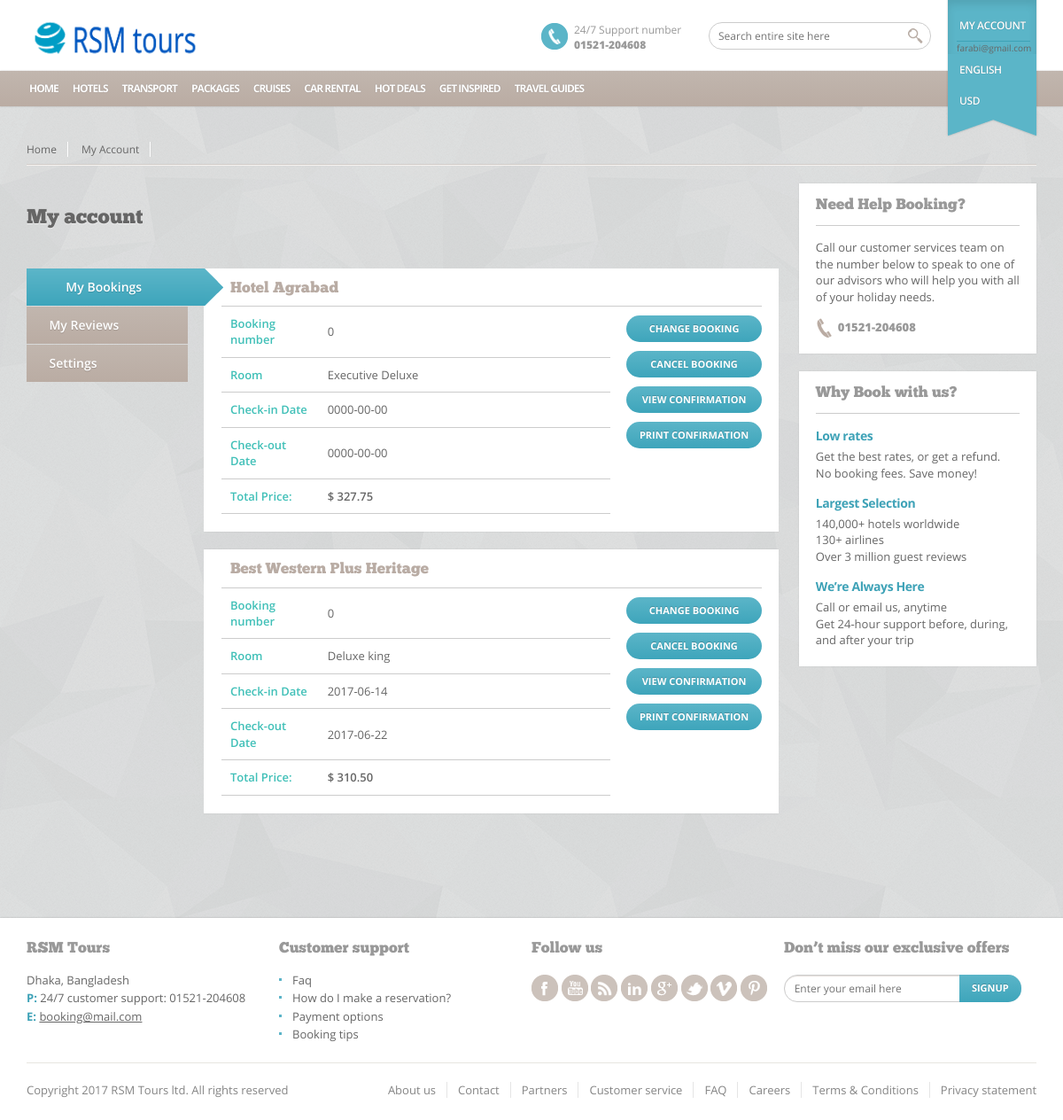
/my_account.php (signed in), run on the app's committed database.
### tables this page shows
CREATE TABLE `tbl_booking` (
  `id` int(11) NOT NULL,
  `bookingnumber` int(11) NOT NULL,
  `cmrid` int(11) NOT NULL,
  `hotelid` int(11) NOT NULL,
  `roomid` int(11) NOT NULL,
  `checkin` date NOT NULL,
  `checkout` date NOT NULL,
  `totalprice` float(10,2) NOT NULL
);

### lib/Database.php (called while the page is built, shortened)
<?php
Class Database{
	public $host = DB_HOST;
	public $user = DB_USER;
	public $pass = DB_PASS;
	public $dbname = DB_NAME;
	public $link;
	private function connectDB(){
		$this->link = new mysqli($this->host, $this->user, $this->pass, $this->dbname);
	}
	public function select($r){
		$result= $this->link->query($r) or die($this->link->error.__LINE__);
		if($result->num_rows > 0){
			return $result;
		} else{
			return false;
		}
	}
}

### lib/session.php (called while the page is built, shortened)
<?php
class Session
{
	public static function get($key){
		if (isset($_SESSION[$key])){
			return $_SESSION[$key];
		} else{
			return false;
		}
	}
}
?>

### my_account.php (the view, shortened to what this page needs)
<!DOCTYPE html>
<html>
<head>
	<link rel="stylesheet" href="css/style.css" type="text/css" media="screen,projection,print" />
	<link rel="stylesheet" href="css/prettyPhoto.css" type="text/css" media="screen" />
</head>
<body>
<?php
	include 'inc/header.php';
	if (!Session::get("cmrId") || Session::get("cmrId")==NULL){
		echo "<script>window.location='error.php';</script>";
	} else {
		$id = Session::get("cmrId");
	}
?>
	<div class="main" role="main">
		<div class="wrap clearfix">
			<div class="content clearfix">
				<nav role="navigation" class="breadcrumbs clearfix">
					<ul class="crumbs">
						<li><a href="#" title="Home">Home</a></li>
						<li><a href="#" title="My Account">My Account</a></li>
					</ul>
				</nav>
				<section class="three-fourth">
					<h1>My account</h1>
					<nav class="inner-nav">
						<ul>
							<li><a href="#MyBookings" title="My Bookings">My Bookings</a></li>
							<li><a href="#MyReviews" title="My Reviews">My Reviews</a></li>
							<li><a href="#MySettings" title="Settings">Settings</a></li>
						</ul>
					</nav>
<section id="MyBookings" class="tab-content">
			<?php
				$query = "SELECT tbl_booking.*, (SELECT type FROM tbl_room WHERE tbl_room.id = tbl_booking.roomid) AS type, (SELECT title FROM tbl_hotel WHERE tbl_hotel.id = tbl_booking.hotelid) AS title FROM tbl_booking WHERE cmrid = $id";
				$book = $db->select($query);
				if($book){
					while($rresult = $book->fetch_assoc()){
			?>
	<article class="bookings">
		<h1><a href="#"><?php echo $rresult['title'];?></a></h1>
		<div class="b-info">
			<table>
				<tr>
					<th>Booking number</th>
					<td><?php echo $rresult['bookingnumber'];?></td>
				</tr>
				<tr>
					<th>Room</th>
					<td><?php echo $rresult['type'];?></td>
				</tr>
				<tr>
					<th>Check-in Date</th>
					<td><?php echo $rresult['checkin'];?></td>
				</tr>
				<tr>
					<th>Check-out Date</th>
					<td><?php echo $rresult['checkout'];?></td>
				</tr>
				<tr>
					<th>Total Price:</th>
					<td><strong>$ <?php echo $rresult['totalprice'];?></strong></td>
				</tr>
			</table>
		</div>
		<div class="actions">
			<a href="#" class="gradient-button">Change booking</a>
			<a href="#" class="gradient-button">Cancel booking</a>
			<a href="#" class="gradient-button">View confirmation</a>
			<a href="#" class="gradient-button">Print confirmation</a>
		</div>
	</article>
	<?php } } else{?>
	<article class="bookings">
		<h1><?php echo "No Booking Yet."; ?></h1>
	</article>
	<?php } ?>
</section>
				</section>
				<aside class="right-sidebar">
					<article class="default clearfix">
						<h2>Need Help Booking?</h2>
						<p>Call our customer services team on the number below to speak to one of our advisors who will help you with all of your holiday needs.</p>
						<p class="number">01521-204608</p>
					</article>
					<article class="default clearfix">
						<h2>Why Book with us?</h2>
						<h3>Low rates</h3>
						<p>Get the best rates, or get a refund.<br />No booking fees. Save money!</p>
						<h3>Largest Selection</h3>
						<p>140,000+ hotels worldwide<br />130+ airlines<br />Over 3 million guest reviews</p>
						<h3>We’re Always Here</h3>
						<p>Call or email us, anytime<br />Get 24-hour support before, during, and after your trip</p>
					</article>
				</aside>
			</div>
		</div>
	</div>
<?php include 'inc/footer.php';?>
</body>
</html>

### inc/header.php (shortened to what this page needs)
<?php
include 'lib/session.php';
?>
<?php include 'lib/Database.php'; ?>
<?php
    $db= new Database();
?>
<?php
$uquery = "SELECT * FROM tbl_theme WHERE id = '1' ";
$themes = $db->select($uquery);
while ($result = $themes->fetch_assoc()) {
	if ($result['theme'] == 'default') {?>
		<link rel="stylesheet" href="css/style.css" type="text/css" media="screen,projection,print" />
	<?php }elseif ($result['theme'] == 'black') {?>
		<link rel="stylesheet" href="css/theme-black.css" type="text/css" media="screen,projection,print" />
	<?php }elseif ($result['theme'] == 'blue') {?>
		<link rel="stylesheet" href="css/theme-blue.css" type="text/css" media="screen,projection,print" />
	<?php }elseif ($result['theme'] == 'orange') {?>
		<link rel="stylesheet" href="css/theme-orange.css" type="text/css" media="screen,projection,print" />
	<?php }elseif ($result['theme'] == 'pink') {?>
		<link rel="stylesheet" href="css/theme-pink.css" type="text/css" media="screen,projection,print" />
	<?php }elseif ($result['theme'] == 'purple') {?>
		<link rel="stylesheet" href="css/theme-purple.css" type="text/css" media="screen,projection,print" />
	<?php }elseif ($result['theme'] == 'strawberry') {?>
		<link rel="stylesheet" href="css/theme-strawberry.css" type="text/css" media="screen,projection,print" />?>
	<?php }elseif ($result['theme'] == 'yellow') {?>
		<link rel="stylesheet" href="css/theme-yellow.css" type="text/css" media="screen,projection,print" />
	<?php } } ?>
	<header>
		<div class="wrap clearfix">
			<h1 class="logo"><a href="index.php" title="RSM Tours - home"><img src="images/txt/logo.png" alt="RSM Tours" /></a></h1>
			<div class="ribbon">
				<nav>
					<ul class="profile-nav">
						<li class="active"><a href="#" title="My Account">My Account</a></li>
						<?php $email=Session::get('cmrEmail'); ?>
						<?php if (isset($email)) {
						 echo $email;
						}
						?>
					</ul>
					<ul class="lang-nav">
						<li class="active"><a href="#" title="English">English</a></li>
					</ul>
					<ul class="currency-nav">
						<li class="active"><a href="#" title="US Dollar">USD</a></li>
 					</ul>
				</nav>
			</div>
			<div class="search">
				<form id="search-form" method="get" action="search-form">
					<input type="search" placeholder="Search entire site here" name="site_search" id="site_search" />
					<input type="submit" id="submit-site-search" value="submit-site-search" name="submit-site-search"/>
				</form>
			</div>
			<div class="contact">
				<span>24/7 Support number</span>
				<span class="number">01521-204608</span>
			</div>
		</div>
		<nav class="main-nav" role="navigation" id="nav">
			<ul class="wrap">
				<li><a href="index.php" title="Home">Home</a></li>
				<li><a href="hotels.php" title="Hotels">Hotels</a></li>
				<li><a href="buses.php" title="Transport">Transport</a></li>
				<li><a href="#" title="Packages">Packages</a></li>
				<li><a href="#" title="Cruises">Cruises</a></li>
				<li><a href="#" title="Car rental">Car rental</a></li>
				<li><a href="#" title="Hot deals">Hot deals</a></li>
				<li><a href="#" title="Get inspired">Get inspired</a></li>
				<li><a href="#" title="Travel guides">Travel guides</a>
				</li>
			</ul>
		</nav>
	</header>

### inc/footer.php
<footer>
	<div class="wrap clearfix">
		<article class="one-fourth">
			<h3>RSM Tours</h3>
			<p>Dhaka, Bangladesh</p>
			<p><em>P:</em> 24/7 customer support: 01521-204608</p>
			<p><em>E:</em> <a href="#" title="booking@mail.com">booking@mail.com</a></p>
		</article>
		<article class="one-fourth">
			<h3>Customer support</h3>
			<ul>
				<li><a href="#" title="Faq">Faq</a></li>
				<li><a href="#" title="How do I make a reservation?">How do I make a reservation?</a></li>
				<li><a href="#" title="Payment options">Payment options</a></li>
				<li><a href="#" title="Booking tips">Booking tips</a></li>
			</ul>
		</article>
		<article class="one-fourth">
			<h3>Follow us</h3>
			<ul class="social">
				<li class="facebook"><a href="#" title="facebook">facebook</a></li>
				<li class="youtube"><a href="#" title="youtube">youtube</a></li>
				<li class="rss"><a href="#" title="rss">rss</a></li>
				<li class="linkedin"><a href="#" title="linkedin">linkedin</a></li>
				<li class="googleplus"><a href="#" title="googleplus">googleplus</a></li>
				<li class="twitter"><a href="#" title="twitter">twitter</a></li>
				<li class="vimeo"><a href="#" title="vimeo">vimeo</a></li>
				<li class="pinterest"><a href="#" title="pinterest">pinterest</a></li>
			</ul>
		</article>
		<article class="one-fourth last">
			<h3>Don’t miss our exclusive offers</h3>
			<form id="newsletter" action="newsletter.php" method="post">
				<fieldset>
					<input type="email" id="newsletter_signup" name="newsletter_signup" placeholder="Enter your email here" />
					<input type="submit" id="newsletter_submit" name="newsletter_submit" value="Signup" class="gradient-button" />
				</fieldset>
			</form>
		</article>
		<section class="bottom">
			<p class="copy">Copyright 2017 RSM Tours ltd. All rights reserved</p>
			<nav>
				<ul>
					<li><a href="#" title="About us">About us</a></li>
					<li><a href="contact.php" title="Contact">Contact</a></li>
					<li><a href="#" title="Partners">Partners</a></li>
					<li><a href="#" title="Customer service">Customer service</a></li>
					<li><a href="#" title="FAQ">FAQ</a></li>
					<li><a href="#" title="Careers">Careers</a></li>
					<li><a href="#" title="Terms & Conditions">Terms &amp; Conditions</a></li>
					<li><a href="#" title="Privacy statement">Privacy statement</a></li>
				</ul>
			</nav>
		</section>
	</div>
</footer>

### css/theme-blue.css (style rules this page uses)
body, .main { background-image:url(../images/backgrounds/shattered.png); }
.logo { background:url(../images/themes/black/txt/logo.png) 0 15px no-repeat;width:224px;height:50px;display:inline-block; }
.logo a { float:left;display:block;width:100%;height:100%; }
.contact { background:url(../images/themes/blue/ico/icons.png) 0 1px no-repeat; }
header .ribbon { background-image:url(../images/themes/blue/bgr/ribbon-long.png); }
.ribbon li { border-color:#3EA2B7; }
h1 { color:#666; }
h2, .info h2, .room-types h2, .error-type h1, .turqouise-link { color:#3EA5BB; }
em, .main-search h4 span, aside article h3, .flights .details h5, .error-type, .booking h3 span { color:#3EA2B7; }
.gradient-button,.lb-wrap { background: rgb(91,181,200); background: -moz-linear-gradient(top, rgba(91,181,200,1) 0%, rgba(62,165,187,1) 100%); background: -webkit-gradient(linear, left top, left bottom, color-stop(0%,rgba(91,181,200,1)), color-stop(100%,rgba(62,165,187,1))); background: -webkit-linear-gradient(top, rgba(91,181,200,1) 0%,rgba(62,165,187,1) 100%); background: -o-linear-gradient(top, rgba(91,181,200,1) 0%,rgba(62,165,187,1) 100%); background: -ms-linear-gradient(top, rgba(91,181,200,1) 0%,rgba(62,165,187,1) 100%); background: linear-gradient(to bottom, rgba(91,181,200,1) 0%,rgba(62,165,187,1) 100%); filter: progid:DXImageTransform.Microsoft.gradient( startColorstr='#5bb5c8', endColorstr='#3ea5bb',GradientType=0 ); }
.inner-nav li.active, .inner-nav li.active:hover { background-image:url(../images/themes/blue/bgr/inner-nav-active.png); }
footer article li { background-image:url(../images/themes/blue/ico/bullet-blue-3x3.jpg); }

### data on the page
tbl_booking: title "Hotel Agrabad", bookingnumber "0", type "Executive Deluxe", checkin "0000-00-00", checkout "0000-00-00", totalprice "327.75"
tbl_booking: title "Best Western Plus Heritage", bookingnumber "0", type "Deluxe king", checkin "2017-06-14", checkout "2017-06-22", totalprice "310.50"

### other printed values
$email "farabi@gmail.com"
